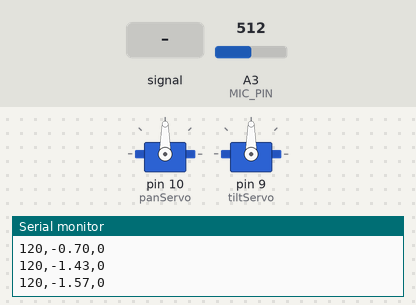
A sketch run on a simulated Arduino Uno, built with avr-gcc and run on an emulated ATmega328P. Shown: 2 × servo, the last lines printed to the serial monitor. The test bench sets the inputs (shaded band); at power-on: A3 (MIC_PIN) = 512. Random numbers use the default seed unless the sketch sets one.

Above: at 1.4 s.
1.5 s: A3 (MIC_PIN) fed a 200 Hz sine of ±81 counts around its level
At 2.5 s:
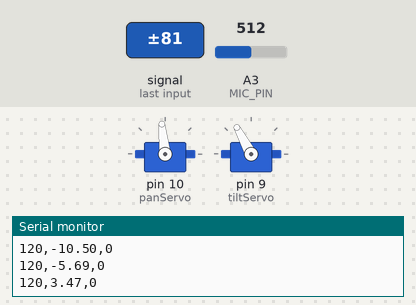
3.2 s: A3 (MIC_PIN) set to 716
At 4.5 s:
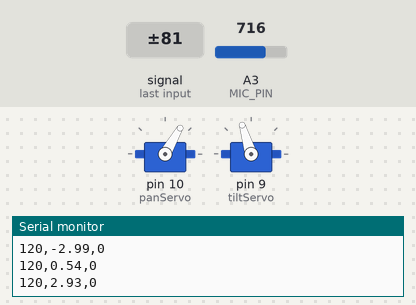
5.0 s: A3 (MIC_PIN) set to 513
At 5.4 s:
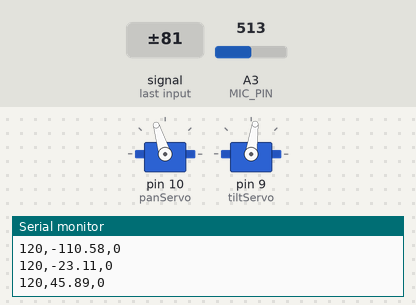
6.5 s: A3 (MIC_PIN) set to 486
8.0 s: A3 (MIC_PIN) fed a 1000 Hz sine of ±255 counts around its level
At 9.1 s:
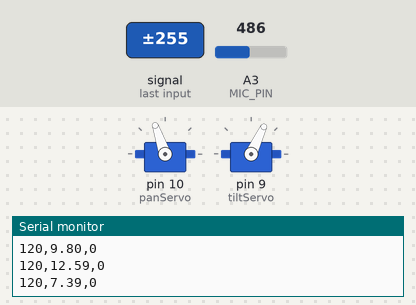
Timing chart, 0 to 10.6 s (numbered marks = the images above; inputs shaded):
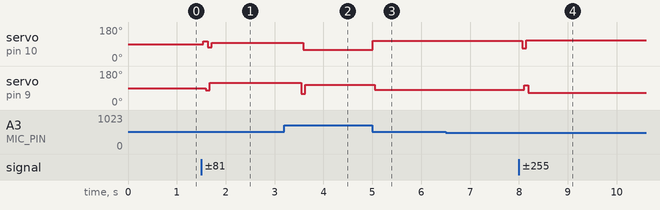

Measured:
- after the input at 1.5 s, servo on pin 10 (panServo): 90° → 104° at once, → 74° 0.08 s later, → 96° 0.08 s later; servo on pin 9 (tiltServo): 90° → 79° after 0.09 s, → 118° 0.08 s later
- after the input at 3.2 s, servo on pin 10 (panServo): 96° → 60° after 0.38 s; servo on pin 9 (tiltServo): 118° → 60° after 0.34 s, → 107° 0.08 s later
- after the input at 5.0 s, servo on pin 10 (panServo): 60° → 107° at once; servo on pin 9 (tiltServo): 107° → 82° after 0.05 s
- after the input at 8.0 s, servo on pin 10 (panServo): 107° → 68° after 0.06 s, → 109° 0.08 s later; servo on pin 9 (tiltServo): 82° → 105° after 0.11 s, → 65° 0.08 s later

The sketch:

RobotDance.ino
```cpp
// (licence header left out)
#include <Servo.h>

// Our Global Sample Rate, 5000hz
#define SAMPLEPERIODUS 200
#define MIC_PIN A3

#define THRESHOLD 120

#define DANCE_OFFSET 30

// defines for setting and clearing register bits
#ifndef cbi
#define cbi(sfr, bit) (_SFR_BYTE(sfr) &= ~_BV(bit))
#endif
#ifndef sbi
#define sbi(sfr, bit) (_SFR_BYTE(sfr) |= _BV(bit))
#endif

Servo panServo;
Servo tiltServo;
bool wasPan = false;

void setup() {
    Serial.begin(115200);
    // Set ADC to 77khz, max for 10bit
    sbi(ADCSRA,ADPS2);
    cbi(ADCSRA,ADPS1);
    cbi(ADCSRA,ADPS0);

    panServo.attach(10);
    tiltServo.attach(9);

    panServo.write(90);
    tiltServo.write(90);
    delay(200);

    randomSeed(analogRead(0));
}

// 20 - 200hz Single Pole Bandpass IIR Filter
float bassFilter(float sample) {
    static float xv[3] = {0,0,0}, yv[3] = {0,0,0};
    xv[0] = xv[1]; xv[1] = xv[2];
    xv[2] = (sample) / 3.f; // change here to values close to 2, to adapt for stronger or weeker sources of line level audio


    yv[0] = yv[1]; yv[1] = yv[2];
    yv[2] = (xv[2] - xv[0])
        + (-0.7960060012f * yv[0]) + (1.7903124146f * yv[1]);
    return yv[2];
}

// 10hz Single Pole Lowpass IIR Filter
float envelopeFilter(float sample) { //10hz low pass
    static float xv[2] = {0,0}, yv[2] = {0,0};
    xv[0] = xv[1];
    xv[1] = sample / 50.f;
    yv[0] = yv[1];
    yv[1] = (xv[0] + xv[1]) + (0.9875119299f * yv[0]);
    return yv[1];
}

// 1.7 - 3.0hz Single Pole Bandpass IIR Filter
float beatFilter(float sample) {
    static float xv[3] = {0,0,0}, yv[3] = {0,0,0};
    xv[0] = xv[1]; xv[1] = xv[2];
    xv[2] = sample / 2.7f;
    yv[0] = yv[1]; yv[1] = yv[2];
    yv[2] = (xv[2] - xv[0])
        + (-0.7169861741f * yv[0]) + (1.4453653501f * yv[1]);
    return yv[2];
}

void loop() {
    unsigned long time = micros(); // Used to track rate
    float sample, value, envelope, beat;
    unsigned char i;

    for(i = 0;;++i){
        // Read ADC and center so +-512
        sample = (float)analogRead(MIC_PIN)-254.f;

        // Filter only bass component
        value = bassFilter(sample);

        // Take signal amplitude and filter
        if(value < 0)value=-value;
        envelope = envelopeFilter(value);

        // Every 200 samples (25hz) filter the envelope
        if(i == 200) {

                // Filter out repeating bass sounds 100 - 180bpm
                beat = beatFilter(envelope);

                Serial.print(THRESHOLD);
                Serial.print(",");Serial.print(beat);
                Serial.print(",");Serial.println(50*(beat>THRESHOLD));

                if (beat > THRESHOLD) {

                    int newMove = random((90-DANCE_OFFSET),(90+DANCE_OFFSET));

                    if (wasPan) {
                        tiltServo.write(newMove);
                        wasPan = false;
                    } else {
                        panServo.write(newMove);
                        wasPan = true;
                    }


                }

                //Reset sample counter
                i = 0;
        }

        // Consume excess clock cycles, to keep at 5000 hz
        for(unsigned long up = time+SAMPLEPERIODUS; time > 20 && time < up; time = micros());
    }
}
```
